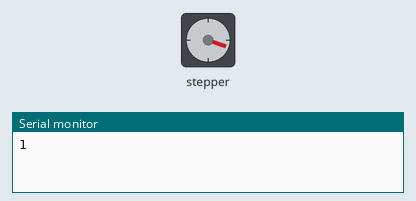
A sketch run on a simulated Arduino Uno, built with avr-gcc and run on an emulated ATmega328P. Parts: stepper motor, the last lines printed to the serial monitor. Wiring (inferred from the names in the program): stepper motor driver (200 steps per turn assumed): step pin 3; direction pin 2.

Above: at 0.05 s.
At 1.1 s:
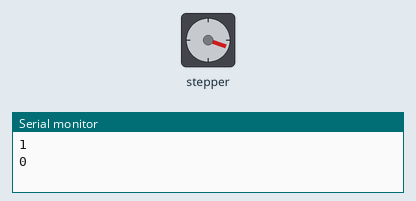
At 2.15 s:
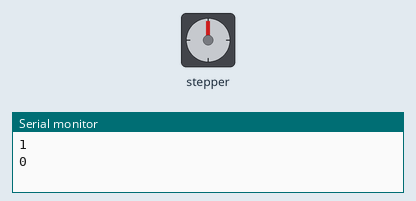
Timing chart, 0 to 5.0 s (numbered marks = the images above):
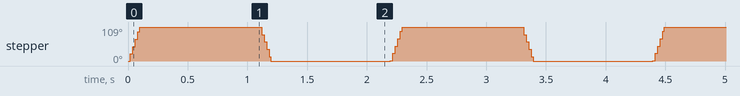

The sketch:

A4988_test.ino
```cpp
int STEP = 3;
int DIR = 2;
void setup(){
  pinMode(STEP,OUTPUT);
  pinMode(DIR,OUTPUT);
  Serial.begin(9600);
}
void PWM(int n,int s,int d){
  digitalWrite(DIR,d);
  Serial.println(d);
  for(int i=0;i<=n;i++){
    digitalWrite(STEP,1);
    delayMicroseconds(s);
    digitalWrite(STEP,0);
    delayMicroseconds(s);
  }
}
void loop(){
  PWM(60,800,1);
  delay(1000);
  PWM(60,800,0);
  delay(1000);
}
```

Measured:
- by itself, stepper: turns 109° clockwise in 0.08 s, then 109° counter-clockwise in 0.10 s, repeating every 2.2 s
